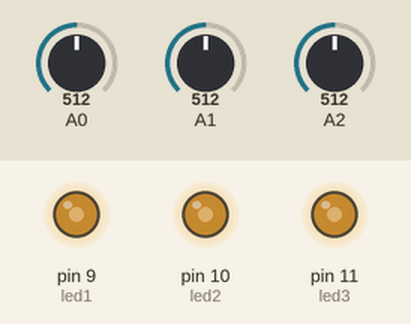
The sketch below on a simulated Arduino Uno, built with avr-gcc and run on an emulated ATmega328P. Shown: output pins drawn as LEDs (lit = HIGH). The inputs (shaded band) are chosen by the test bench; at power-on: A0 = 512, A1 = 512, A2 = 512.

Above: at 1.2 s.
1.3 s: A0 set to 716
At 1.8 s:
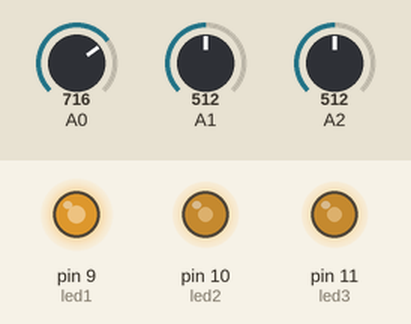
2.8 s: A1 set to 716
At 4.0 s:
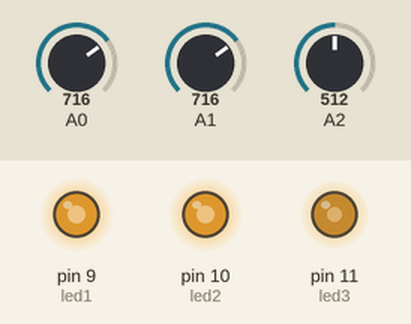
4.3 s: A2 set to 716
At 5.3 s:
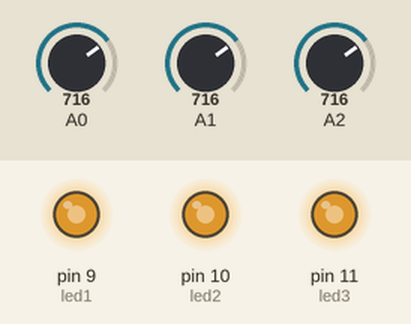
5.8 s: A0 set to 900
At 6.5 s:
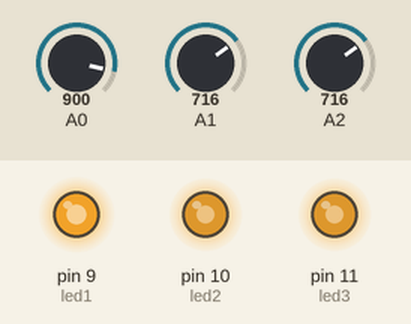
7.3 s: A1 set to 900
At 7.6 s:
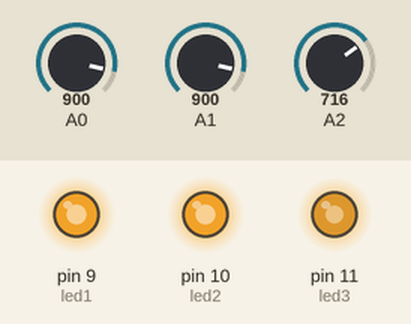
8.8 s: A2 set to 900
At 10.0 s:
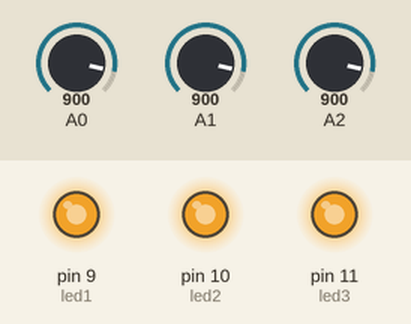
Timing chart, 0 to 11.3 s (numbered marks = the images above; inputs shaded):
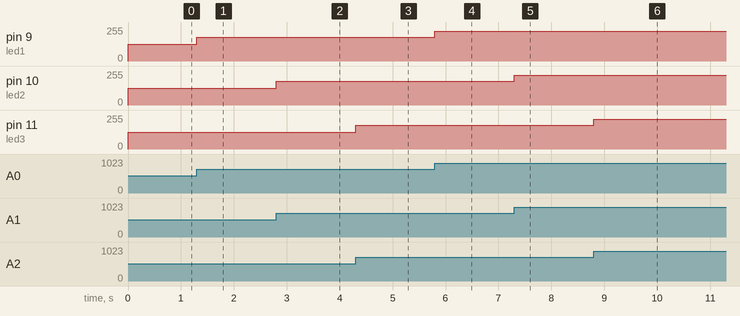

The sketch:

POT_denRGB.ino
```cpp
int led1 = 9;
int led2 = 10;
int led3 = 11;
void setup()
{
  pinMode(led1, OUTPUT);
  pinMode(led2, OUTPUT);
  pinMode(led3, OUTPUT);
}

void loop()
{
  int val1 = map(analogRead(A0),0,1023,0,255);
  int val2 = map(analogRead(A1),0,1023,0,255);
  int val3 = map(analogRead(A2),0,1023,0,255);
  analogWrite(led1,val1);
  analogWrite(led2,val2);
  analogWrite(led3,val3);
}
```

Measured:
- after the input at 1.3 s, pin 9 (led1): 127/255 → 178/255 at once
- after the input at 2.8 s, pin 10 (led2): 127/255 → 178/255 at once
- after the input at 4.3 s, pin 11 (led3): 127/255 → 178/255 at once
- after the input at 5.8 s, pin 9 (led1): 178/255 → 224/255 at once
- after the input at 7.3 s, pin 10 (led2): 178/255 → 224/255 at once
- after the input at 8.8 s, pin 11 (led3): 178/255 → 224/255 at once
